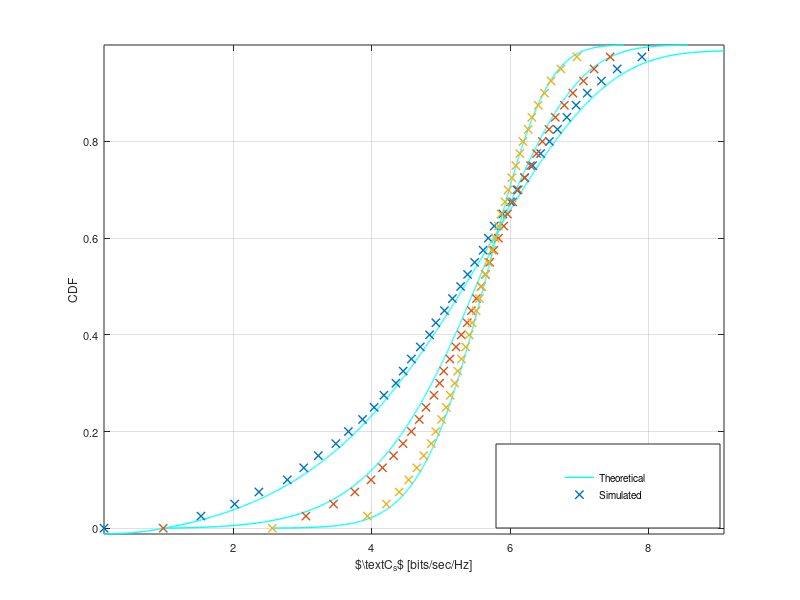

Here is the MATLAB script that generated this plot: (Note: this script raises an error after producing the figure.)
%% This matlab script validates analytical expression for pdf C_0 charterized using
%% Gamma approximation for different value of SNR_sp2

clear all;
close all;

analysis = 0;                                                   % Enable it for performing a complete new analysis
                                                                % otherwise a mat file is read 

if analysis
        M = 2e3;                                                % Number of realizations
        P_reg = 1;                                              % Regulate power at ST
        P_tran = 0;                                             % Powe transmitted by the PT
        alpha_s_true = 10^(-80/10);                             % Access Channel
        alpha_p2_true = 10.^(-[100]/10);                        % Secondary Interference Channel 
        N_p2 = [1000];                                          % Number of samples used for estimation
        noise_power = 10^(-100/10);                             % Noise power at SR 
        N_s = 10;                                               % Number of Pilot Symobols 
        m_p = [1 2 5];                                          % Nakagam-m fading paramter    
        m_s = [1 2 5];        
        snr_p2 = alpha_p2_true/noise_power;                     % interference to noise power at the SR
        snr_s = alpha_s_true/noise_power;                       % signal to noise power the the SR
        alpha_s_est = zeros(1,M);                               % Estimated power gain for the channel g_s        
        P_rcvd_sr_sim = zeros(1,M);                             % snr_p_prime = 1 + snr_p  
        CDF_Cs_sim = zeros(length(N_p2), length(snr_p2), M);    % Buffer to store the simulated CDF values 
        CDF_Cs_ana = zeros(length(N_p2),length(snr_p2), M);     % Buffer to store the analytic CDF values 
       
        Cs_pts = zeros(length(N_p2),length(snr_p2), M);         % Buffer to store the C1 points for the distribution function

        % Reinitialize the variaibles to ease the length of the function
        % that computes the integral
        g_s = alpha_s_true;
        np = noise_power;
        Preg = P_reg;
        

        for k = 1:length(m_p)
            disp(strcat('m = ',num2str(m_p(k))));
            for l = 1:length(alpha_p2_true)
		g_p2_est = ones(1, M) .* random('gam',m_p(k), 1/m_p(k), 1, M);
                g_s_est = ones(1, M) .* random('gam', m_s(k), 1/m_s(k), 1, M); 
              %% Simulation
                for i=1:M
                    alpha_s_est(i) = mean(normrnd(sqrt(g_s_est(i) * alpha_s_true), sqrt(noise_power),...
                        1, N_s).^2);
                    P_rcvd_sr_sim(i) = mean((sqrt(g_p2_est(i) * 10^((P_tran)/10) * alpha_p2_true(l))...
                        * ones(1, N_p2) + random('norm', 0, sqrt(noise_power), 1, N_p2)).^2);

                end
                

               %% CDF of Capacity C_1 = log2(1 + SNR_s)         

                 Cs = log2(1  + alpha_s_est./P_rcvd_sr_sim);
                 [CDF_Cs_temp, Cs_pts(k,l,:),~,~,eid] = cdfcalc(Cs);
                 CDF_Cs_sim(k,l,:) = CDF_Cs_temp(1:M);
                
                 for i = 1:length(Cs_pts(k,l,:))
                     func_den_Cs = @(t, v, u) log(2) .* exp(log(2.^t)  + (N_s*(1+u*g_s/np).^2./(2+u*4*g_s/np) - 1)...
                        .* log(2.^t - 1) - (N_s*(1+u*g_s/np).^2./(2+u*4*g_s/np) + N_p2*(1+v*snr_p2(l)).^2./(2+v*4*snr_p2(l))) .*...
                        log(1./(np/N_p2*(2+v*4*snr_p2(l))./(1+v*snr_p2(l))) + (2.^t - 1)./(np*Preg/N_s * (2+u*4*g_s/np)./(1+u*g_s/np)))...
                        + gammaln(N_p2*(1+v*snr_p2(l)).^2./(2+v*4*snr_p2(l)) + N_s*(1+u*g_s/np).^2./(2+u*4*g_s/np))...
                        - gammaln(N_p2*(1+v*snr_p2(l)).^2./(2+v*4*snr_p2(l))) - gammaln(N_s*(1+u*g_s/np).^2./(2+u*4*g_s/np))...
                        - N_p2*(1+v*snr_p2(l)).^2./(2+v*4*snr_p2(l)) .* log(np/N_p2*(2+v*4*snr_p2(l))./(1+v*snr_p2(l)))...
                        - N_s*(1+u*g_s/np).^2./(2+u*4*g_s/np) .* log(np*Preg/N_s*(2+u*4*g_s/np)./(1+u*g_s/np))) *...
                        1/gamma(m_p(k)) * m_p(k)^(m_p(k)) .* v.^(m_p(k) - 1) .* exp(-m_p(k) * v) *... 
                        1/gamma(m_s(k)) * m_s(k)^(m_s(k)) .* u.^(m_s(k) - 1) .* exp(-m_s(k) * u);               
                     CDF_Cs_ana(k,l,i) = integral3(func_den_Cs, 1, Cs_pts(k,l,i), 0, 100, 0, 100);
                 end
             end
        end        
        save('results_CDF_Cs_diff_m_fading.mat');
        quit;
end
load('results_CDF_Cs_diff_m_fading.mat')
        
% Plotting Curves
figure(1);
diff = 50;
sim = 1:diff:M;

k = 1; 
plot(reshape(Cs_pts(k, 1, :), 1, M), reshape(CDF_Cs_ana(k, 1, :),1, M), 'c-', 'Linewidth',1);
hold on,
plot(reshape(Cs_pts(k, 1, sim), 1, length(sim)), reshape(CDF_Cs_sim(k, 1, sim), 1, length(sim)),...
    'x', 'Linewidth', 1);

k = 2;
hold on,
plot(reshape(Cs_pts(k, 1, :), 1, M), reshape(CDF_Cs_ana(k, 1, :),1, M), 'c-', 'Linewidth',1);
hold on,
plot(reshape(Cs_pts(k, 1, sim), 1, length(sim)), reshape(CDF_Cs_sim(k, 1, sim), 1, length(sim)),...
    'x', 'Linewidth', 1);

k = 3;
hold on,
plot(reshape(Cs_pts(k, 1, :), 1, M), reshape(CDF_Cs_ana(k, 1, :),1, M), 'c-', 'Linewidth',1);
hold on,
plot(reshape(Cs_pts(k, 1, sim), 1, length(sim)), reshape(CDF_Cs_sim(k, 1, sim), 1, length(sim)),...
    'x', 'Linewidth', 1);

axis tight;
Fontsize = 8;
grid on;
xlabel('$\text{C}_s$ [bits/sec/Hz]','FontSize',Fontsize);
ylabel('CDF','FontSize',Fontsize);
hl = legend('Theoretical', 'Simulated');
set(hl, 'position',[0.62 0.12 0.28 0.14]);
set(gca,'FontSize',Fontsize);
laprint(1, '../figures/fig_CDF_Cs_diff_m_fading', 'options', 'factory', 'width', 8, 'scalefonts',...
    'on', 'factor',0.5, 'keepfontprops', 'on');        
